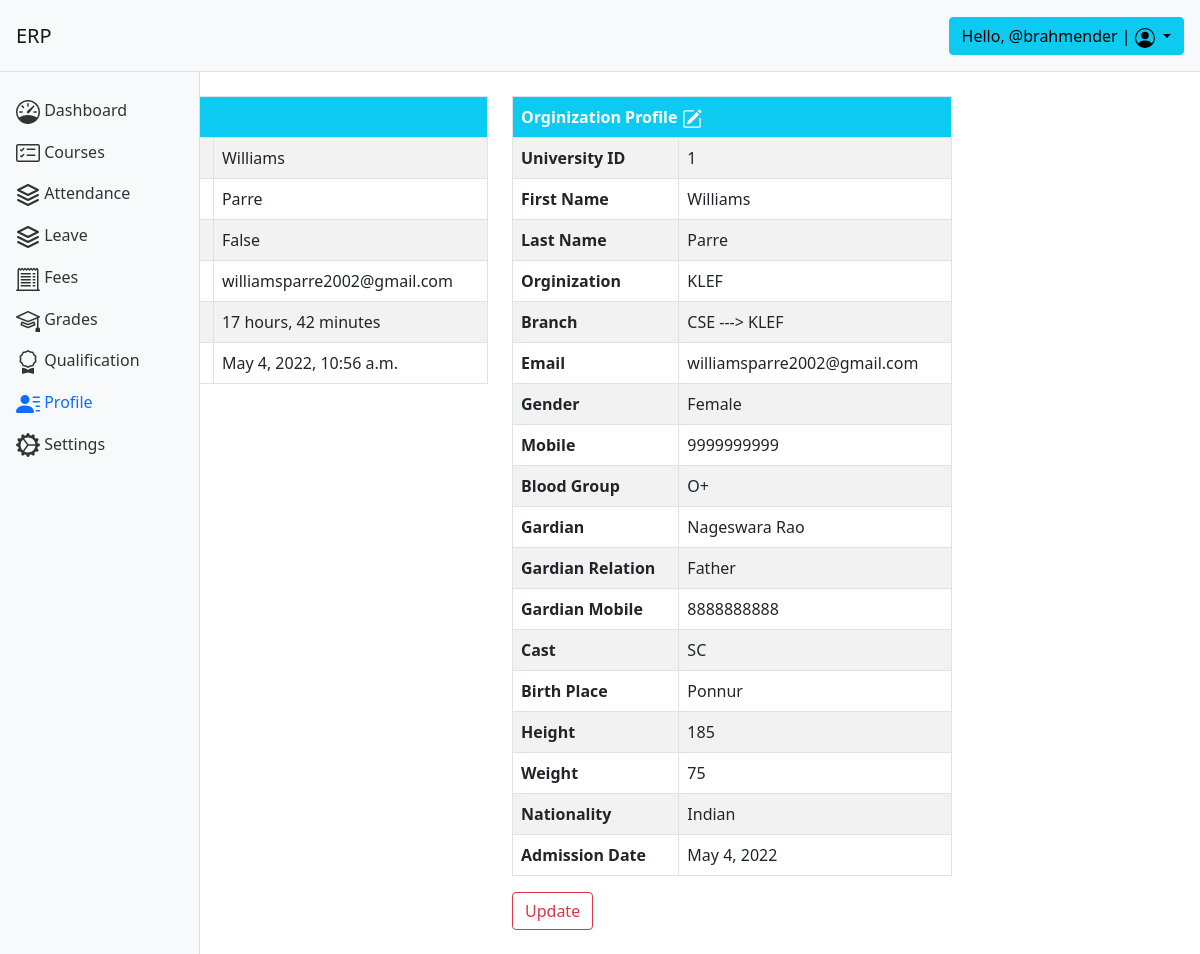
Page /user/profile/2/ (signed in) on the committed database.
### base/models.py (models this page shows, shortened)
class Student(models.Model):
    orginization = models.OneToOneField(Orginization, on_delete=models.CASCADE)
    branch = models.ForeignKey(
        Branch, on_delete=models.CASCADE)
    user = models.OneToOneField(User, on_delete=models.CASCADE)
    first_name = models.CharField(max_length=200)
    last_name = models.CharField(max_length=200)
    u_id = models.BigIntegerField()
    email = models.EmailField()
    gender = models.CharField(max_length=10, choices=[(
        'Male', 'Male'), ('Female', 'Female'), ('Others', 'Others')])
    profile_pic = models.ImageField(upload_to='base/templates/', blank=True)
    mobile = models.BigIntegerField()
    blood = models.CharField(max_length=5)
    parent_name = models.CharField(max_length=200)
    parent_mobile = models.BigIntegerField()
    relation = models.CharField(max_length=200)
    cast = models.CharField(max_length=20)
    birth_place = models.CharField(max_length=20)
    height = models.IntegerField()
    weight = models.IntegerField()
    nationality = models.CharField(max_length=40)
    admission_date = models.DateField()

class Orginization(models.Model):
    orginization_name = models.CharField(max_length=200, unique=True)
    owner = models.OneToOneField(
        User, on_delete=models.CASCADE, unique=True)
    email = models.EmailField(unique=True)
    def __str__(self):
        return self.orginization_name

class Branch(models.Model):
    orginization = models.OneToOneField(Orginization, on_delete=models.CASCADE)
    name = models.CharField(max_length=200)
    def __str__(self):
        return self.name+' ---> '+str(self.orginization)

### base/views.py (the view)
# urls.py: path('profile/<str:pk>/', views.user_profile, name='profile'),
@login_required(login_url='login')
def user_profile(request, pk):
    user = User.objects.get(id=pk)
    group = user.groups.all()[0].name
    print(group)
    profile = ''
    if group == 'admin':
        print('Hi you are admin')
    elif group == 'lecturer':
        if Lecturer.objects.all().count() > 0:
            profile = Lecturer.objects.get(user=user.id)
    elif group == 'student':
        if Student.objects.all().count() > 0:
            profile = Student.objects.get(user=user.id)
    elif group == 'non_teaching':
        profile = NonTeaching.objects.get(user=user.id)
    context = {'user': user, 'profile': profile}
    return render(request, 'base/profile.html', context)

### base/templatetags/base_extras.py (called while the page is built)
@register.filter(name='has_group')
def has_group(user, group_name):
    group = Group.objects.get(name=group_name)
    return True if group in user.groups.all() else False

### base/templates/base/profile.html (shortened to what this page needs)
{% extends 'base/home.html' %}
{% block content %}
<div class="container">
    <div class="row">
        <div class="col-sm">
            <table class="table  table-striped table-bordered table-hover rounded">
                <thead class="thead-light bg-info text-white">
                    <tr>
                        <th scope="col" colspan="2">User Profile
                            <a href="{% url 'update_profile' %}" style="color: white;align-self:right;">
                            </a>
                        </th>
                    </tr>
                </thead>
                <tbody>
                    <tr>
                        <th scope="row">First Name</th>
                        <td>{{user.first_name}}</td>
                    </tr>
                    <tr>
                        <th scope="row">Last Name</th>
                        <td>{{user.last_name}}</td>
                    </tr>
                    <tr>
                        <th scope="row">Staff</th>
                        <td>{{user.is_staff}}</td>
                    </tr>
                    <tr>
                        <th scope="row">Email</th>
                        <td>{{user.email}}</td>
                    </tr>
                    <tr>
                        <th scope="row">Last Login</th>
                        <td>{{user.last_login|timesince}}</td>
                    </tr>
                    <tr>
                        <th scope="row">Account Created</th>
                        <td>{{user.date_joined}}</td>
                    </tr>
                </tbody>
            </table>
            <a class="btn btn-outline-danger" href="{% url 'update_profile' %}">Update</a>
        </div>
        {% if not user.is_staff%}
        <div class="col-sm">
            <table class="table  table-striped table-bordered table-hover rounded">
                <thead class="thead-light bg-info text-white">
                    <tr>
                        <th scope="col" colspan="2">Orginization Profile
                            <a href="{% url 'update_org_profile' %}" style="color: white;align-self:right;">
                            </a>
                        </th>
                    </tr>
                </thead>
                <tbody>
                    <tr>
                        <th scope="row">University ID</th>
                        <td>{{profile.u_id}}{{profile.e_id}}{{profile.nt_e_id}}</td>
                    </tr>
                    <tr>
                        <th scope="row">First Name</th>
                        <td>{{profile.first_name}}</td>
                    </tr>
                    <tr>
                        <th scope="row">Last Name</th>
                        <td>{{profile.last_name}}</td>
                    </tr>
                    <tr>
                        <th scope="row">Orginization</th>
                        <td>{{profile.orginization}}</td>
                    </tr>
                    <tr>
                        <th scope="row">Branch</th>
                        <td>{{profile.branch}}</td>
                    </tr>
                    <tr>
                        <th scope="row">Email</th>
                        <td>{{profile.email}}</td>
                    </tr>
                    <tr>
                        <th scope="row">Gender</th>
                        <td>{{profile.gender}}</td>
                    </tr>
                    <tr>
                        <th scope="row">Mobile</th>
                        <td>{{profile.mobile}}</td>
                    </tr>
                    <tr>
                        <th scope="row">Blood Group</th>
                        <td>{{profile.blood}}</td>
                    </tr>
                    <tr>
                        <th scope="row">Gardian</th>
                        <td>{{profile.parent_name}}</td>
                    </tr>
                    <tr>
                        <th scope="row">Gardian Relation</th>
                        <td>{{profile.relation}}</td>
                    </tr>
                    <tr>
                        <th scope="row">Gardian Mobile</th>
                        <td>{{profile.parent_mobile}}</td>
                    </tr>
                    <tr>
                        <th scope="row">Cast</th>
                        <td>{{profile.cast}}</td>
                    </tr>
                    <tr>
                        <th scope="row">Birth Place</th>
                        <td>{{profile.birth_place}}</td>
                    </tr>
                    <tr>
                        <th scope="row">Height</th>
                        <td>{{profile.height}}</td>
                    </tr>
                    <tr>
                        <th scope="row">Weight</th>
                        <td>{{profile.weight}}</td>
                    </tr>
                    <tr>
                        <th scope="row">Nationality</th>
                        <td>{{profile.nationality}}</td>
                    </tr>
                    <tr>
                        <th scope="row">Admission Date</th>
                        <td>{{profile.admission_date}}</td>
                    </tr>
                </tbody>
            </table>
            <a class="btn btn-outline-danger" href="{% url 'update_org_profile' %}">Update</a>
        </div>
        {% endif %}
    </div>
</div>
{% endblock %}

### base/templates/base/home.html (shortened to what this page needs)
<!DOCTYPE html>
<html lang="en">
{% load base_extras.py %}
<head>
    <link rel="stylesheet" href="https://stackpath.bootstrapcdn.com/bootstrap/5.0.0-alpha1/css/bootstrap.min.css"
>
    <link rel="stylesheet" href="https://cdn.jsdelivr.net/chartist.js/latest/chartist.min.css">
</head>
<body>
    <nav class="navbar navbar-light bg-light p-3">
        <div class="d-flex col-12 col-md-3 col-lg-2 mb-2 mb-lg-0 flex-wrap flex-md-nowrap justify-content-between">
            <a class="navbar-brand" href="{% url 'dashboard' %}">
                ERP
            </a>
        </div>
        <div class="col-12 col-md-5 col-lg-8 d-flex align-items-center justify-content-md-end mt-3 mt-md-0">
            <div class="dropdown">
                <button class="btn btn-info dropdown-toggle" type="button" id="dropdownMenuButton"
                    data-toggle="dropdown" aria-expanded="false">
                    Hello, @{{request.user}} |
                </button>
            </div>
        </div>
    </nav>
    <div class="container-fluid">
        <div class="row">
            <nav id="sidebar" class="col-md-3 col-lg-2 d-md-block bg-light sidebar collapse">
                <div class="position-sticky">
                    <ul class="nav flex-column">
                        <li class="nav-item">
                            <a class="nav-link {% if request.path == '/user/dashboard/'%} active {% endif %}"
                                aria-current="page" href="{% url 'dashboard' %}">
                                <span class="ml-2">Dashboard</span>
                            </a>
                        </li>
                        <li class="nav-item">
                            <a class="nav-link {% if request.path == '/user/courses/'%} active {% endif %}"
                                href="{% url 'courses'%}">
                                <span class="ml-2">Courses</span>
                            </a>
                        </li>
                        <li class="nav-item">
                            <a class="nav-link {% if request.path == '/user/attendance/'%} active {% endif %}"
                                href="{% url 'attendance' %}">
                                <span class="ml-2">Attendance</span>
                            </a>
                        </li>
                        {% if not request.user|has_group:"admin" %}
                        <li class="nav-item">
                            <a class="nav-link {% if request.path == '/user/leave/'%} active {% endif %}"
                                href="{% url 'leave' %}">
                                <span class="ml-2">Leave</span>
                            </a>
                        </li>
                        {% endif %}
                        <li class="nav-item">
                            <a class="nav-link {% if request.path == '/user/fees/'%} active {% endif %}"
                                href="{% url 'fees' %}">
                                <span class="ml-2">Fees</span>
                            </a>
                        </li>
                        <li class="nav-item">
                            <a class="nav-link {% if request.path == '/user/grades/' %} active {% endif %}"
                                href="{% url 'grades' %}">
                                <span class="ml-2">Grades</span>
                            </a>
                        </li>
                        <li class="nav-item">
                            <a class="nav-link {% if request.path == '/user/qualification/'%} active {% endif %}"
                                href="{% url 'qualification' %}">
                                <span class="ml-2">Qualification</span>
                            </a>
                        </li>
                        <li class="nav-item">
                            <a class="nav-link {% if '/user/profile/' in  request.path %} active {% endif %}"
                                href="{% url 'profile' request.user.id %}">
                                <span class="ml-2">Profile</span>
                            </a>
                        </li>
                        <li class="nav-item">
                            <a class="nav-link {% if request.path == '/user/settings/'%} active {% endif %}"
                                href="{% url 'settings' %}">
                                <span class="ml-2">Settings</span>
                            </a>
                        </li>
                    </ul>
                </div>
            </nav>
            <main class="col-md-9 ml-sm-auto col-lg-10 px-md-4 py-4">
                {% block content %}
                {% endblock %}
            </main>
        </div>
    </div>
</body>
</html>

### base/templates/base/home.html (style rules this page uses)
.sidebar { position: fixed; top: 0; bottom: 0; left: 0; z-index: 100; padding: 90px 0 0; box-shadow: inset -1px 0 0 rgba(0, 0, 0, .1); z-index: 99; }
.navbar { box-shadow: inset 0 -1px 0 rgba(0, 0, 0, .1); }
@media (min-width: 767.98px) { .navbar { top: 0; position: sticky; z-index: 999; } }
.sidebar .nav-link { color: #333; }
.sidebar .nav-link.active { color: #0d6efd; }

### rows in the picture
Student: u_id "1", first_name "Williams", last_name "Parre", orginization "KLEF", branch "CSE ---> KLEF", email "williamsparre2002@gmail.com", gender "Female", mobile "9999999999", blood "O+", parent_name "Nageswara Rao", relation "Father", parent_mobile "8888888888", cast "SC", birth_place "Ponnur", height "185", weight "75", nationality "Indian", admission_date "May 4, 2022"

### other values in the picture
{{ request.user }} "brahmender"
{{ user.first_name }} "Williams"
{{ user.last_name }} "Parre"
{{ user.is_staff }} "False"
{{ user.email }} "williamsparre2002@gmail.com"
{{ user.last_login|timesince }} "17 hours, 42 minutes"
{{ user.date_joined }} "May 4, 2022, 10:56 a.m."
